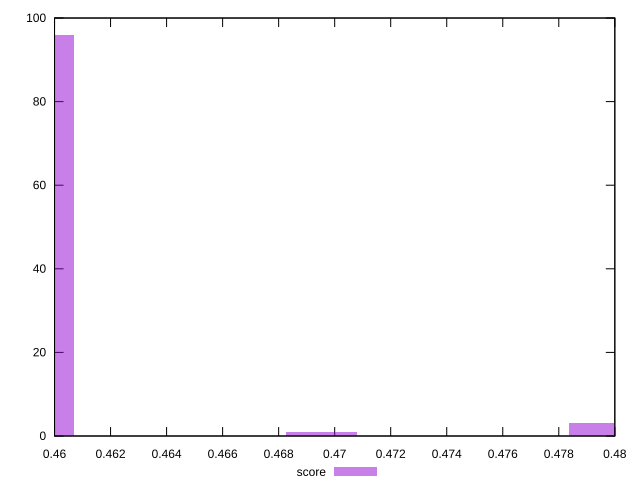

Source code (gnuplot):
reset

$score <<EOF
0.4695403573999309 1
0.4594427153053087 96
0.47963799949455305 3
EOF

set key outside below
set boxwidth 0.0025244105236555425
set xrange [0.46:0.48]
set yrange [0:100]
set trange [0:100]
set style fill transparent solid 0.5 noborder
set terminal svg size 640, 490 enhanced background rgb 'white'
set output "report_00023_2021-02-20T12:14:57.249Z/uses-rel-preload/samples/pages+cached+noadtech+nomedia+nocss/score/histogram.svg"

plot $score title "score" with boxes

reset
